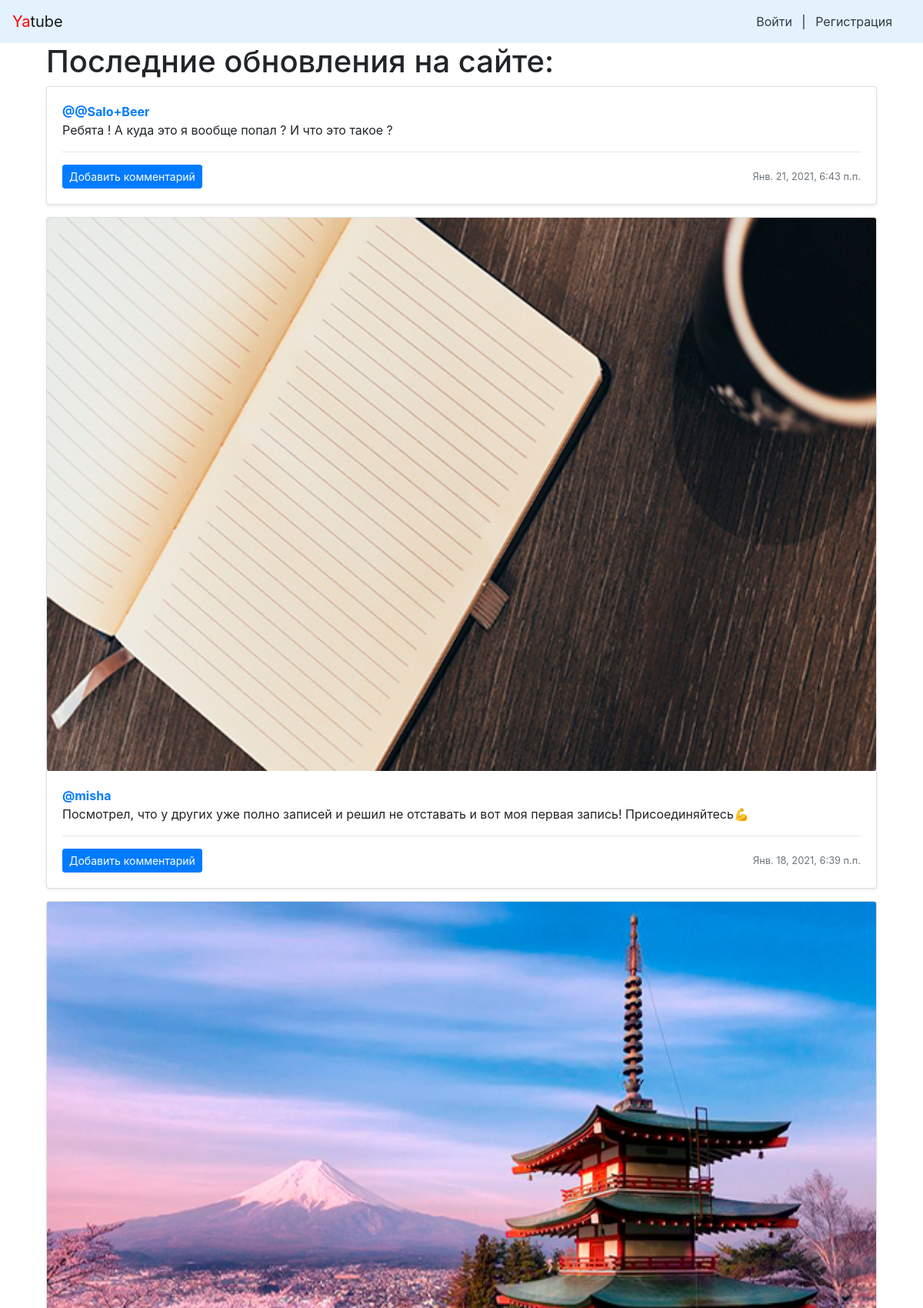
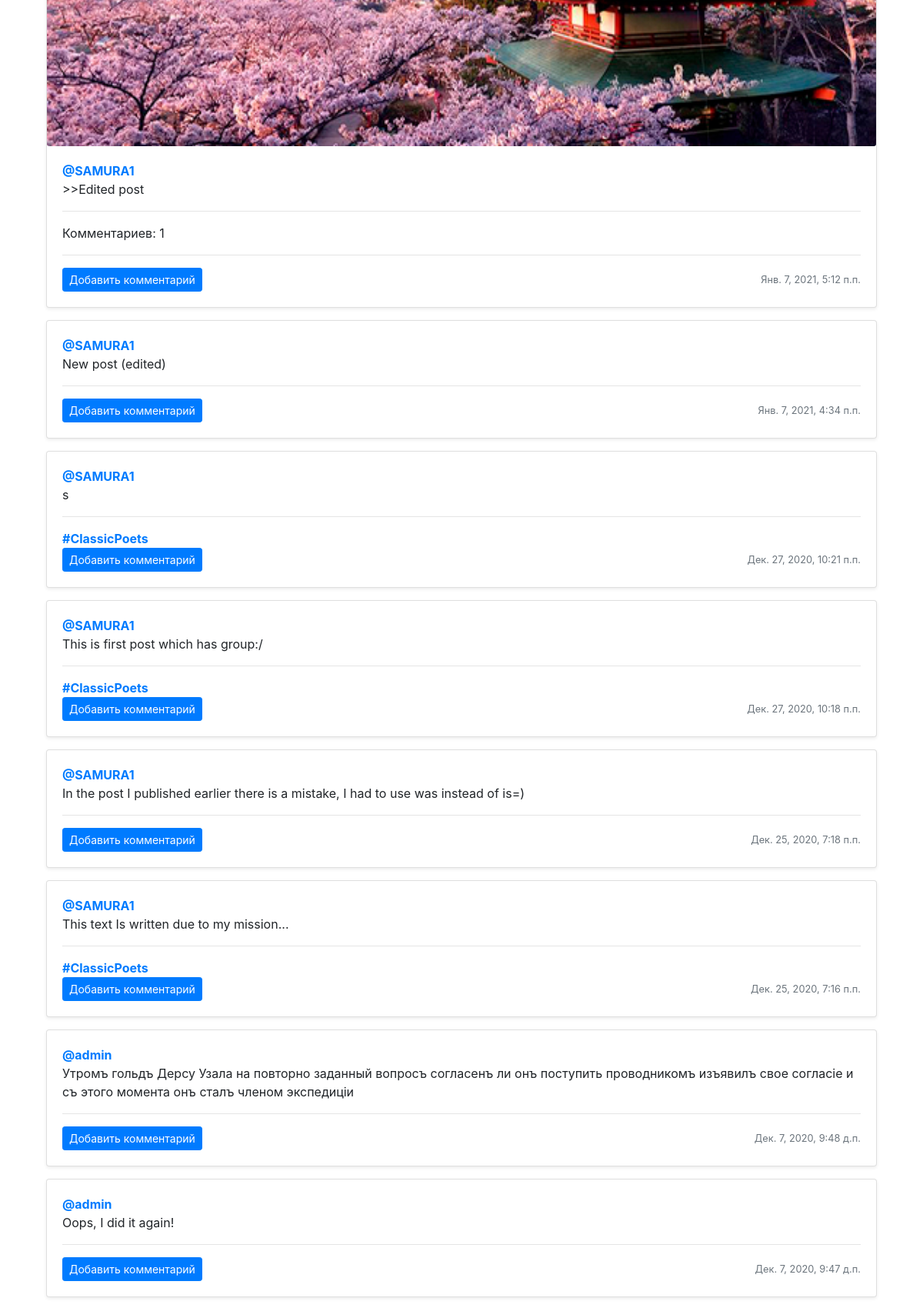
The page / (upper part) on the database its author committed (2 pictures, top to bottom).
### posts/models.py (models this page shows, shortened)
class Post(models.Model):
    text = models.TextField(verbose_name='Текст', help_text='Это поле обязательно, пожалуйста заполните его.')
    pub_date = models.DateTimeField('date published', auto_now_add=True, db_index=True)
    author = models.ForeignKey(
        User, on_delete=models.CASCADE, related_name='posts',
        null=True
    )
    group = models.ForeignKey(
        'Group', blank=True, null=True,
        related_name='posts', on_delete=models.SET_NULL,
        verbose_name='Группа',
        help_text='Это поле необязательно, но оно может помочь Вам найти единомышленников.'
    )
    image = models.ImageField(upload_to='posts/', blank=True, null=True)
    class Meta():
        ordering = ('-pub_date',)

class Group(models.Model):
    title = models.CharField(max_length=200)
    slug = models.SlugField(unique=True)
    description = models.TextField()

### posts/views.py (the view)
# urls.py: path('', views.index, name='index'),
def index(request):
    post_list = Post.objects.select_related('group').order_by('-pub_date')
    paginator = Paginator(post_list, 10)
    page_number = request.GET.get('page')
    page = paginator.get_page(page_number)
    return render(
        request,
        'index.html',
        {'page': page,
        'paginator': paginator,}
    )

### templates/index.html (shortened to what this page needs)
{% extends "base.html" %}
{% block content %}
<div class="container">
        <h1>Последние обновления на сайте:</h1>
        {% load cache %}
        {% cache 20 index %}
            {% for post in page %}
                {% include "post_item.html" with post=post %}
            {% endfor %}
        {% endcache %}
    </div>
{% endblock %}

### templates/post_item.html (shortened to what this page needs)
<div class="card mb-3 mt-1 shadow-sm">
    {% load thumbnail %}
    {% thumbnail post.image "960x339" crop="center" upscale=True as im %}
    <img class="card-img" src="{{ im.url }}" />
    {% endthumbnail %}
    <div class="card-body">
      <p class="card-text">
        <a name="post_{{ post.id }}" href="{% url 'profile' post.author.username %}">
          <strong class="d-block text-gray-dark">@{{ post.author }}</strong>
        </a>
        {{ post.text|linebreaksbr }}<hr>
      </p>
      {% if post.group %}
      <a class="card-link muted" href="{% url 'group_posts' post.group.slug %}">
        <strong class="d-block text-gray-dark">#{{ post.group.title }}</strong>
      </a>
      {% endif %}
      {% if post.comments.exists %}
      <div>
        Комментариев: {{ post.comments.count }}<hr>
      </div>
      {% endif %}
      <div class="d-flex justify-content-between align-items-center">
        <div class="btn-group">
        <div>
          <a class="btn btn-sm btn-primary" href="{% url 'post' post.author.username post.id %}" role="button">
            Добавить комментарий
          </a>
        </div>
        </div>
        <small class="text-muted">{{ post.pub_date }}</small>
      </div>
    </div>
  </div>

### rows shown on the page
Post: author "@Salo+Beer", text "Ребята ! А куда это я вообще попал ? И что это такое ?", pub_date "Янв. 21, 2021, 6:43 п.п."
Post: shows a picture, author "misha", text "Посмотрел, что у других уже полно записей и решил не отставать и вот моя первая запись! Присоединяйтесь💪", pub_date "Янв. 18, 2021, 6:39 п.п."
Post: shows a picture, author "SAMURA1", text ">>Edited post", comments.count "1", pub_date "Янв. 7, 2021, 5:12 п.п."
Post: author "SAMURA1", text "New post (edited)", pub_date "Янв. 7, 2021, 4:34 п.п."
Post: author "SAMURA1", text "s", group "ClassicPoets", pub_date "Дек. 27, 2020, 10:21 п.п."
Post: author "SAMURA1", text "This is first post which has group:/", group "ClassicPoets", pub_date "Дек. 27, 2020, 10:18 п.п."
Post: author "SAMURA1", text "In the post I published earlier there is a mistake, I had to use was instead of is=)", pub_date "Дек. 25, 2020, 7:18 п.п."
Post: author "SAMURA1", text "This text Is written due to my mission...", group "ClassicPoets", pub_date "Дек. 25, 2020, 7:16 п.п."
Post: author "admin", text "Утромъ гольдъ Дерсу Узала на повторно заданный вопросъ согласенъ ли онъ поступить проводникомъ изъявилъ свое согласіе и съ этого момента онъ сталъ членом экспедиціи", pub_date "Дек. 7, 2020, 9:48 д.п."
Post: author "admin", text "Oops, I did it again!", pub_date "Дек. 7, 2020, 9:47 д.п."
